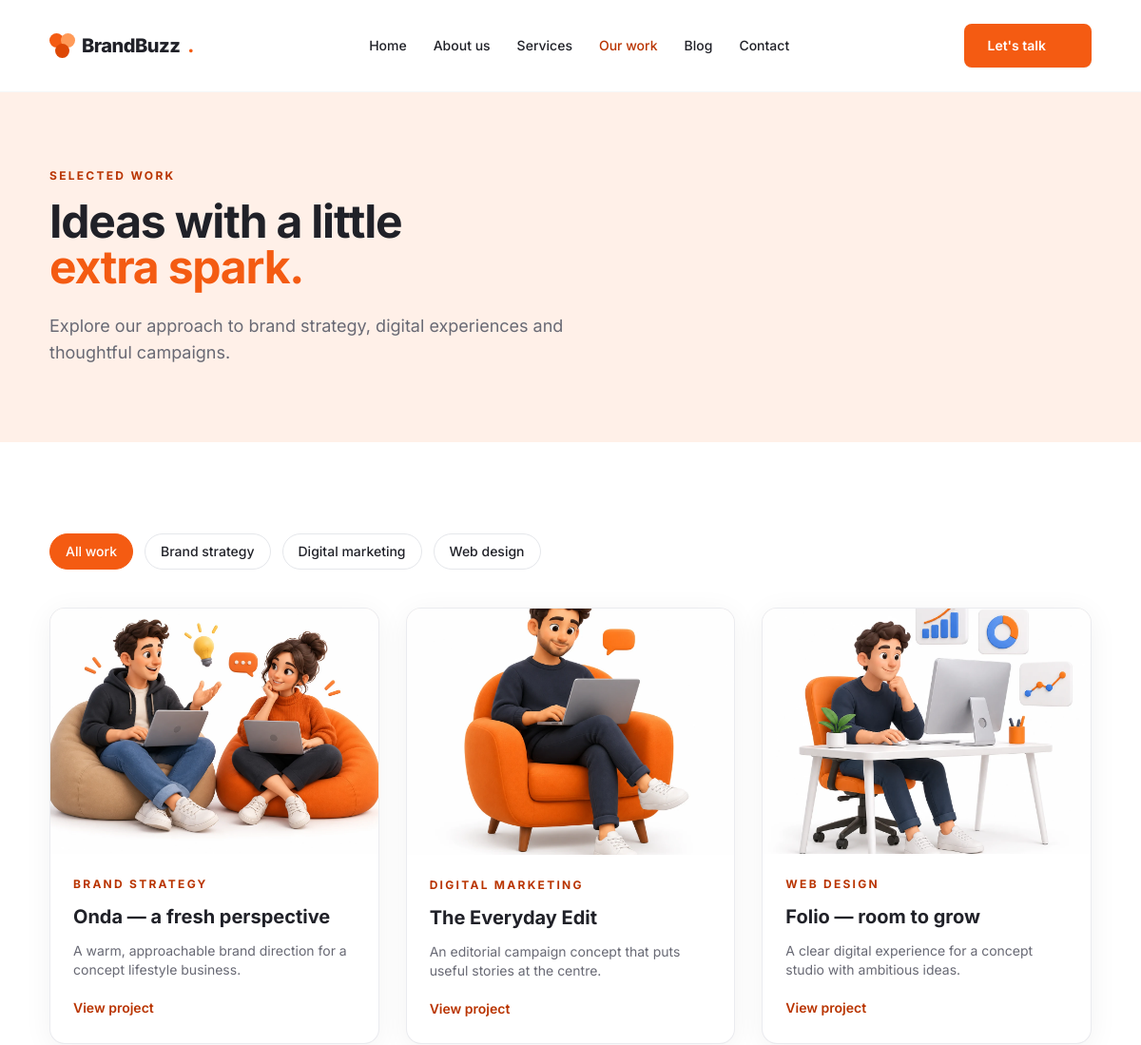
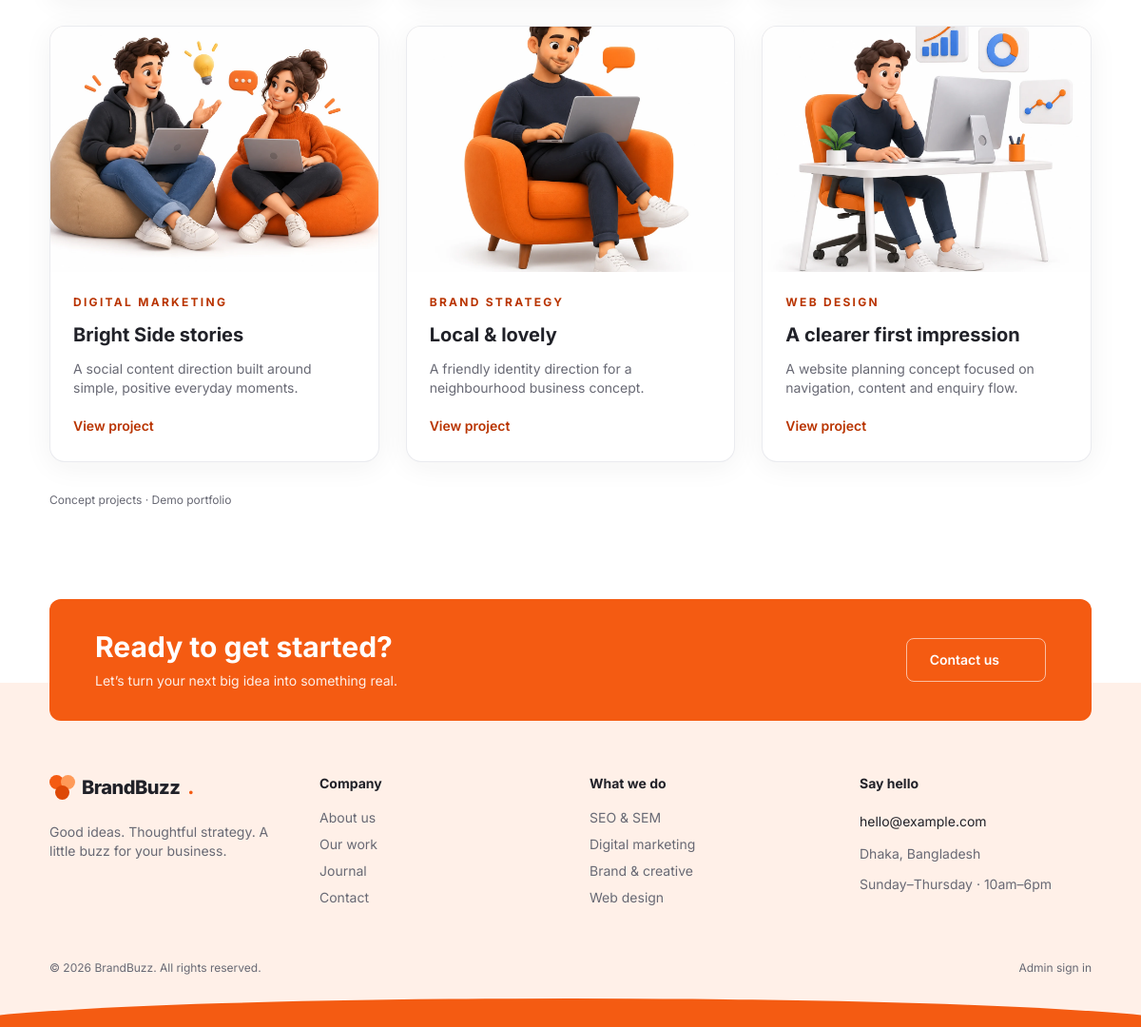
Screenshot of /portfolio.php with the database file from the repository (2 pictures, top to bottom).
### tables this page shows
CREATE TABLE IF NOT EXISTS projects (
 id BIGINT UNSIGNED AUTO_INCREMENT PRIMARY KEY,
 title VARCHAR(140) NOT NULL,
 slug VARCHAR(160) NOT NULL UNIQUE,
 excerpt VARCHAR(300) NOT NULL,
 content MEDIUMTEXT NOT NULL,
 category VARCHAR(60) NOT NULL,
 client VARCHAR(100) NOT NULL,
 project_year SMALLINT UNSIGNED NOT NULL,
 image VARCHAR(255) DEFAULT NULL,
 website_url VARCHAR(500) NOT NULL DEFAULT '',
 status ENUM('draft','published') NOT NULL DEFAULT 'draft',
 sort_order INT UNSIGNED NOT NULL DEFAULT 0,
 created_at TIMESTAMP NOT NULL DEFAULT CURRENT_TIMESTAMP,
 updated_at TIMESTAMP NOT NULL DEFAULT CURRENT_TIMESTAMP ON UPDATE CURRENT_TIMESTAMP,
 INDEX idx_projects_status_sort (status,sort_order),
 INDEX idx_projects_category (category)
);

CREATE TABLE IF NOT EXISTS services (
 id BIGINT UNSIGNED AUTO_INCREMENT PRIMARY KEY,
 title VARCHAR(140) NOT NULL,
 slug VARCHAR(160) NOT NULL UNIQUE,
 excerpt VARCHAR(300) NOT NULL,
 content MEDIUMTEXT NOT NULL,
 icon VARCHAR(30) NOT NULL DEFAULT 'sparkles',
 accent VARCHAR(20) NOT NULL DEFAULT 'orange',
 status ENUM('draft','published') NOT NULL DEFAULT 'draft',
 sort_order INT UNSIGNED NOT NULL DEFAULT 0,
 created_at TIMESTAMP NOT NULL DEFAULT CURRENT_TIMESTAMP,
 updated_at TIMESTAMP NOT NULL DEFAULT CURRENT_TIMESTAMP ON UPDATE CURRENT_TIMESTAMP,
 INDEX idx_services_status_sort (status,sort_order)
);

### app/controllers/ProjectController.php (called while the page is built, shortened)
<?php
final class ProjectController {
    public static function index(): void {
        $projects = Project::published(); $categories = array_values(array_unique(array_column($projects,'category'))); sort($categories); $category = query('category');
        public_page('portfolio/index',compact('projects','categories','category')+['active'=>'portfolio','title'=>'Our work','canonical'=>page_url('portfolio')]);
    }
}

### public/portfolio.php (called while the page is built)
<?php
require dirname(__DIR__) . '/app/bootstrap.php';
ProjectController::index();

### app/config/constants.php (called while the page is built, shortened)
<?php
function env(string $key, string $default = ''): string { $value = getenv($key); return $value === false ? $default : $value; }

### app/bootstrap.php (called while the page is built, shortened)
<?php
require_once __DIR__ . '/config/constants.php';
require_once __DIR__ . '/config/database.php';
spl_autoload_register(function(string $class): void {
    foreach (['models','controllers'] as $directory) { $path = __DIR__ . '/' . $directory . '/' . $class . '.php'; if (is_file($path)) { require_once $path; return; } }
});
require_once __DIR__ . '/helpers/functions.php';

### app/config/database.php (called while the page is built, shortened)
<?php
final class Database {
    private static ?PDO $connection = null;
    public static function connection(): PDO {
        if (self::$connection !== null) return self::$connection;
        $database = env('DB_DATABASE', 'brandbuzz_agency');
        $host = env('DB_HOST', '127.0.0.1');
        $port = (int) env('DB_PORT', '3306');
        self::$connection = new PDO("mysql:host={$host};port={$port};dbname={$database};charset=utf8mb4", env('DB_USERNAME', 'root'), env('DB_PASSWORD'), [
            PDO::ATTR_ERRMODE => PDO::ERRMODE_EXCEPTION,
            PDO::ATTR_DEFAULT_FETCH_MODE => PDO::FETCH_ASSOC,
            PDO::ATTR_EMULATE_PREPARES => false,
        ]);
        return self::$connection;
    }
}

### app/models/Model.php (called while the page is built, shortened)
<?php
abstract class Model {
    protected static string $table;
    public static function db(): PDO { return Database::connection(); }
    public static function published(): array { return static::db()->query('SELECT * FROM ' . static::$table . " WHERE status = 'published' ORDER BY sort_order ASC, id DESC")->fetchAll(); }
}

### app/models/Setting.php (called while the page is built, shortened)
<?php
final class Setting {
    private static ?array $cache = null;
    public static function all(): array { if (self::$cache === null) self::$cache = Database::connection()->query('SELECT setting_key, setting_value FROM settings')->fetchAll(PDO::FETCH_KEY_PAIR); return self::$cache; }
    public static function get(string $key, string $default = ''): string { return (string)(self::all()[$key] ?? $default); }
}

### resources/views/portfolio/index.php (the view, shortened to what this page needs)
<section class="page-intro">
    <div class="container-page">
        <p class="eyebrow">Selected work</p>
        <h1>Ideas with a little<br><span class="text-brand-500">extra spark.</span></h1>
        <p class="mt-6 text-lg text-muted max-w-xl">Explore our approach to brand strategy, digital experiences and thoughtful campaigns.</p>
    </div>
</section>
<section id="portfolio" class="container-page section-space" data-portfolio-page>
    <div class="flex flex-wrap gap-3 mb-10" aria-label="Filter projects">
        <a class="pill <?= $category === '' ? 'active' : '' ?>" href="<?= e(page_url('portfolio')) ?>#portfolio">All work</a>
        <?php foreach($categories as $item): ?>
            <a class="pill <?= $category === $item ? 'active' : '' ?>" href="<?= e(page_url('portfolio',['category'=>$item])) ?>#portfolio"><?= e($item) ?></a>
        <?php endforeach ?>
    </div>
    <div class="grid md:grid-cols-2 lg:grid-cols-3 gap-7">
        <?php foreach($projects as $project): ?>
            <a class="card overflow-hidden group" href="<?= e(page_url('portfolio',['slug'=>$project['slug']])) ?>">
                <div class="portfolio-cover">
                    <img src="<?= e(media($project['image'])) ?>" alt="<?= e($project['title']) ?>" width="800" height="600" loading="lazy">
                </div>
                <div class="p-6">
                    <p class="eyebrow mb-3"><?= e($project['category']) ?></p>
                    <h2 class="text-xl font-bold"><?= e($project['title']) ?></h2>
                    <p class="text-muted text-sm mt-3"><?= e($project['excerpt']) ?></p>
                    <span class="link-arrow mt-5">View project <?= icon('arrow','w-4 h-4') ?></span>
                </div>
            </a>
        <?php endforeach ?>
    </div>
    <?php if(setting('show_sample_labels','1')==='1'): ?>
        <?php if(setting('demo_labels','1')==='1'): ?>
            <p class="text-xs text-muted mt-8">Concept projects · Demo portfolio</p>
        <?php endif ?>
    <?php endif ?>
</section>

### app/helpers/functions.php (shortened to what this page needs)
<?php
function e(mixed $value): string { return htmlspecialchars((string)($value ?? ''), ENT_QUOTES | ENT_SUBSTITUTE, 'UTF-8'); }
function query(string $key, string $default = ''): string { $v = $_GET[$key] ?? $default; return is_scalar($v) ? trim((string)$v) : $default; }
function base_path(): string {
    $script = str_replace('\\', '/', $_SERVER['SCRIPT_NAME'] ?? '');
    foreach (['/public/', '/admin/'] as $segment) { $pos = strpos($script, $segment); if ($pos !== false) return substr($script, 0, $pos); }
    $dir = str_replace('\\', '/', dirname($script));
    return $dir === '/' || $dir === '.' ? '' : rtrim($dir, '/');
}
function url(string $path = ''): string {
    $base = env('APP_URL');
    if ($base === '') $base = base_path();
    $base = rtrim($base, '/');
    $trimmed = ltrim($path, '/');
    return $trimmed === '' ? ($base !== '' ? $base . '/' : '/') : ($base !== '' ? $base . '/' . $trimmed : '/' . $trimmed);
}
function page_url(string $page = 'index', array $params = []): string {
    $page = trim($page, '/');
    if ($page === '' || $page === 'index') {
        $path = '';
    } else {
        $path = preg_replace('/\.php$/i', '', $page);
    }
    $query = $params ? '?' . http_build_query($params) : '';
    return url($path) . $query;
}
function asset(string $path): string { return url('public_assets/' . ltrim($path, '/')); }
function media(?string $path, string $fallback = 'images/agency.webp'): string {
    $path = $path ?: $fallback;
    return asset($path);
}
function view(string $name, array $data = []): void { extract($data, EXTR_SKIP); require ROOT_PATH . '/resources/views/' . $name . '.php'; }
function setting(string $key, string $fallback = ''): string { return Setting::get($key, $fallback); }
function public_page(string $template, array $data = []): void {
    view('layouts/header', $data); view('layouts/navbar', $data); echo '<main id="main-content">'; view($template, $data); echo '</main>'; view('layouts/footer', $data);
}
function icon(string $name, string $class = 'w-5 h-5'): string {
    $paths = [
      'arrow' => '<path d="M5 12h14M13 6l6 6-6 6"/>', 'chevron' => '<path d="m9 5 7 7-7 7"/>',
      'search' => '<circle cx="10.5" cy="10.5" r="6.5"/><path d="m16 16 5 5"/>',
      'megaphone' => '<path d="m3 10 15-6v16L3 14zM6 15l2 6h3l-2-5M21 8v8"/>',
      'sparkles' => '<path d="m12 3 2.8 6.2L21 12l-6.2 2.8L12 21l-2.8-6.2L3 12l6.2-2.8zM20 2v4M18 4h4"/>',
      'code' => '<path d="m8 6-6 6 6 6m8-12 6 6-6 6m-3-15-2 18"/>',
      'check' => '<path d="m5 12 4 4L19 6"/>', 'menu' => '<path d="M4 6h16M4 12h16M4 18h16"/>',
      'close' => '<path d="m6 6 12 12M6 18 18 6"/>', 'mail' => '<rect x="3" y="5" width="18" height="14" rx="2"/><path d="m3 6 9 7 9-7"/>',
      'phone' => '<path d="m5 3 4 1 1 5-3 2a16 16 0 0 0 6 6l2-3 5 1 1 4c0 2-3 3-5 2C9 19 5 15 3 8 2 6 3 3 5 3Z"/>',
      'pin' => '<path d="M20 10c0 6-8 12-8 12S4 16 4 10a8 8 0 1 1 16 0Z"/><circle cx="12" cy="10" r="2.5"/>',
      'grid' => '<rect x="3" y="3" width="7" height="7" rx="1"/><rect x="14" y="3" width="7" height="7" rx="1"/><rect x="3" y="14" width="7" height="7" rx="1"/><rect x="14" y="14" width="7" height="7" rx="1"/>',
      'folder' => '<path d="M3 7V5a2 2 0 0 1 2-2h5l2 3h7a2 2 0 0 1 2 2v11a2 2 0 0 1-2 2H5a2 2 0 0 1-2-2Z"/>',
      'file' => '<path d="M14 2H5v20h14V7zM14 2v5h5M8 12h8M8 16h8"/>',
      'settings' => '<path d="M4 6h16M4 12h16M4 18h16"/><circle cx="8" cy="6" r="2"/><circle cx="16" cy="12" r="2"/><circle cx="10" cy="18" r="2"/>',
      'logout' => '<path d="M9 4H4v16h5m6-13 5 5-5 5M8 12h12"/>',
      'edit' => '<path d="m16 3 5 5-12 12-6 1 1-6Z M13 6l5 5"/>',
      'trash' => '<path d="M3 6h18M9 6V3h6v3M5 6l1 15h12l1-15M10 10v7M14 10v7"/>',
      'plus' => '<path d="M12 4v16M4 12h16"/>', 'eye' => '<path d="M2 12s4-7 10-7 10 7 10 7-4 7-10 7S2 12 2 12Z"/><circle cx="12" cy="12" r="3"/>',
      'lock' => '<rect x="4" y="10" width="16" height="11" rx="2"/><path d="M8 10V6a4 4 0 0 1 8 0v4M12 14v3"/>',
      'star' => '<path d="m12 2 3 6.4 7 .9-5.1 4.9 1.2 6.9L12 18l-6.1 3.1 1.2-6.9L2 9.3l7-.9Z"/>',
    ];
    return '<svg class="' . e($class) . '" viewBox="0 0 24 24" fill="none" stroke="currentColor" stroke-width="1.7" stroke-linecap="round" stroke-linejoin="round" aria-hidden="true">' . ($paths[$name] ?? $paths['sparkles']) . '</svg>';
}

### resources/views/layouts/footer.php (shortened to what this page needs)
<?php if(($active ?? '') !== 'contact') view('home/cta'); ?>
<footer class="bg-peach pt-24 overflow-hidden">
  <div class="container-page grid sm:grid-cols-2 lg:grid-cols-4 gap-10 pb-14">
    <div><a class="brand" href="<?= e(page_url()) ?>"><span class="brand-mark" aria-hidden="true"><i></i><i></i><i></i></span><?= e(setting('site_name','BrandBuzz')) ?><span>.</span></a><p class="mt-4 text-sm text-muted max-w-xs"><?= e(setting('footer_text','Good ideas. Thoughtful strategy. A little buzz for your business.')) ?></p></div>
    <div><h3 class="text-sm font-bold mb-4">Company</h3><ul class="space-y-2 text-sm text-muted"><?php foreach(['about'=>'About us','portfolio'=>'Our work','blog'=>'Journal','contact'=>'Contact'] as $key=>$label): ?><li><a class="hover:text-brand-600" href="<?= e(page_url($key)) ?>"><?= e($label) ?></a></li><?php endforeach ?></ul></div>
    <div><h3 class="text-sm font-bold mb-4">What we do</h3><ul class="space-y-2 text-sm text-muted"><?php foreach(array_slice(Service::published(),0,4) as $item): ?><li><a class="hover:text-brand-600" href="<?= e(page_url('services',['slug'=>$item['slug']])) ?>"><?= e($item['title']) ?></a></li><?php endforeach ?></ul></div>
    <div><h3 class="text-sm font-bold mb-4">Say hello</h3><a class="text-sm break-words hover:text-brand-600" href="mailto:<?= e(setting('contact_email','hello@example.com')) ?>"><?= e(setting('contact_email','hello@example.com')) ?></a><p class="text-sm text-muted mt-3"><?= e(setting('contact_address','Dhaka, Bangladesh')) ?></p><p class="text-sm text-muted mt-3"><?= e(setting('office_hours','Sunday–Thursday · 10am–6pm')) ?></p></div>
  </div>
  <div class="container-page flex flex-wrap justify-between gap-4 pb-6 text-xs text-muted"><p>© <?= date('Y') ?> <?= e(setting('site_name','BrandBuzz')) ?>. All rights reserved.</p><a href="<?= e(url('admin/login.php')) ?>" class="hover:text-brand-600">Admin sign in</a></div>
  <div class="footer-wave" aria-hidden="true"></div>
</footer>
</body></html>

### rows the page displays
projects: image (picture), category "BRAND STRATEGY", title "Onda — a fresh perspective", excerpt "A warm, approachable brand direction for a concept lifestyle business."
projects: image (picture), category "DIGITAL MARKETING", title "The Everyday Edit", excerpt "An editorial campaign concept that puts useful stories at the centre."
projects: image (picture), category "WEB DESIGN", title "Folio — room to grow", excerpt "A clear digital experience for a concept studio with ambitious ideas."
projects: image (picture), category "DIGITAL MARKETING", title "Bright Side stories", excerpt "A social content direction built around simple, positive everyday moments."
projects: image (picture), category "BRAND STRATEGY", title "Local & lovely", excerpt "A friendly identity direction for a neighbourhood business concept."
projects: image (picture), category "WEB DESIGN", title "A clearer first impression", excerpt "A website planning concept focused on navigation, content and enquiry flow."
services: title "SEO & SEM"
services: title "Digital marketing"
services: title "Brand & creative"
services: title "Web design"

### other values shown
setting('site_name','BrandBuzz') "BrandBuzz"
$label "Home"
$label "About us"
$label "Services"
$label "Our work"
$label "Blog"
$label "Contact"
$item "Brand strategy"
$item "Digital marketing"
$item "Web design"
setting('cta_title','Ready to get started?') "Ready to get started?"
$label "Journal"
setting('contact_email','hello@example.com') "hello@example.com"
setting('contact_address','Dhaka, Bangladesh') "Dhaka, Bangladesh"
setting('office_hours','Sunday–Thursday · 10am–6pm') "Sunday–Thursday · 10am–6pm"
